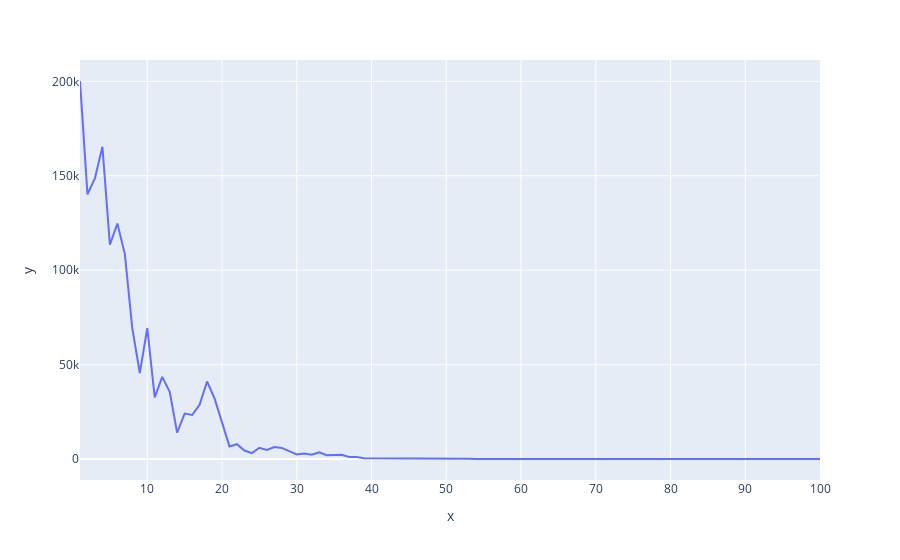

Notebook cell for this chart:
### Code cell
optimize_and_plot(sphere_function, sigma = 200)
